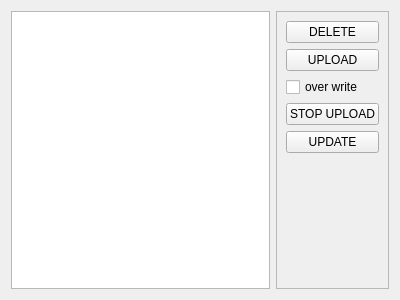
<?xml version="1.0" encoding="UTF-8"?>
<ui version="4.0">
 <class>FilesSystemWidget</class>
 <widget class="QWidget" name="FilesSystemWidget">
  <property name="geometry">
   <rect>
    <x>0</x>
    <y>0</y>
    <width>400</width>
    <height>300</height>
   </rect>
  </property>
  <property name="windowTitle">
   <string>Form</string>
  </property>
  <layout class="QHBoxLayout" name="horizontalLayout">
   <item>
    <widget class="QListWidget" name="_files_list">
     <property name="selectionMode">
      <enum>QAbstractItemView::MultiSelection</enum>
     </property>
     <property name="selectionRectVisible">
      <bool>false</bool>
     </property>
    </widget>
   </item>
   <item>
    <widget class="QFrame" name="frame">
     <property name="frameShape">
      <enum>QFrame::StyledPanel</enum>
     </property>
     <property name="frameShadow">
      <enum>QFrame::Raised</enum>
     </property>
     <layout class="QVBoxLayout" name="verticalLayout">
      <item>
       <widget class="QPushButton" name="_delete_file_button">
        <property name="text">
         <string>DELETE</string>
        </property>
       </widget>
      </item>
      <item>
       <widget class="QPushButton" name="_upload_file_button">
        <property name="text">
         <string>UPLOAD</string>
        </property>
       </widget>
      </item>
      <item>
       <widget class="QCheckBox" name="_overwrite_checkbox">
        <property name="text">
         <string>over write</string>
        </property>
       </widget>
      </item>
      <item>
       <widget class="QPushButton" name="_stop_upload_button">
        <property name="text">
         <string>STOP UPLOAD</string>
        </property>
       </widget>
      </item>
      <item>
       <widget class="QPushButton" name="_update_files_button">
        <property name="text">
         <string>UPDATE</string>
        </property>
       </widget>
      </item>
      <item>
       <spacer name="verticalSpacer">
        <property name="orientation">
         <enum>Qt::Vertical</enum>
        </property>
        <property name="sizeHint" stdset="0">
         <size>
          <width>20</width>
          <height>40</height>
         </size>
        </property>
       </spacer>
      </item>
     </layout>
    </widget>
   </item>
  </layout>
 </widget>
 <resources/>
 <connections/>
</ui>
